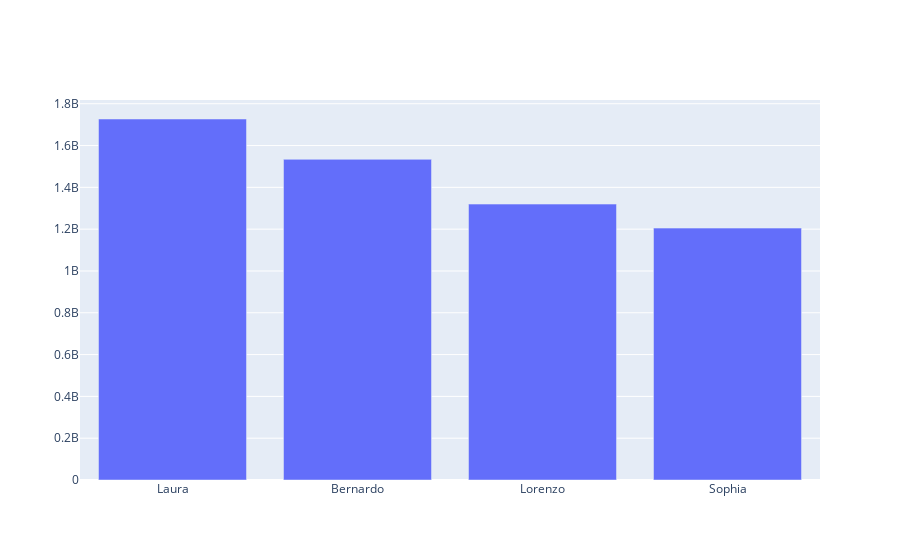

Notebook code cell kept with this figure:
### Code cell
base5 = base.groupby(['Equipe', 'Consultor'])['Valor Pago'].sum()
base5 = base5.sort_values(ascending=False)
base5 = base5.groupby('Equipe').head(1).reset_index()

fig4 = go.Figure(go.Bar(x=base5['Consultor'], y=base5['Valor Pago'], textposition='auto'))
fig4.show()

### Figure 1 — Plotly figure (JSON) as saved in the notebook; plotly's stock layout.template omitted (floating-point values rounded to 4 significant figures)
{"data": [{"textposition": "auto", "type": "bar", "x": ["Laura", "Bernardo", "Lorenzo", "Sophia"], "y": [1727000000, 1534000000, 1320000000, 1205000000]}], "layout": {}}
